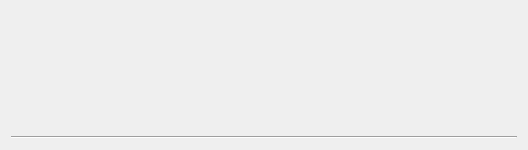
<?xml version="1.0" encoding="UTF-8"?>
<ui version="4.0">
 <class>EventWidget</class>
 <widget class="QWidget" name="EventWidget">
  <property name="geometry">
   <rect>
    <x>0</x>
    <y>0</y>
    <width>528</width>
    <height>150</height>
   </rect>
  </property>
  <property name="windowTitle">
   <string>Form</string>
  </property>
  <property name="autoFillBackground">
   <bool>false</bool>
  </property>
  <layout class="QVBoxLayout" name="verticalLayout">
   <property name="spacing">
    <number>1</number>
   </property>
   <item>
    <widget class="QLabel" name="hours_lbl">
     <property name="styleSheet">
      <string notr="true">border-color: rgb(0, 0, 0);</string>
     </property>
     <property name="frameShape">
      <enum>QFrame::NoFrame</enum>
     </property>
     <property name="lineWidth">
      <number>2</number>
     </property>
     <property name="text">
      <string/>
     </property>
    </widget>
   </item>
   <item>
    <widget class="QLabel" name="title_lbl">
     <property name="frameShape">
      <enum>QFrame::NoFrame</enum>
     </property>
     <property name="text">
      <string/>
     </property>
     <property name="wordWrap">
      <bool>true</bool>
     </property>
    </widget>
   </item>
   <item>
    <widget class="QLabel" name="room_lbl">
     <property name="frameShape">
      <enum>QFrame::NoFrame</enum>
     </property>
     <property name="text">
      <string/>
     </property>
    </widget>
   </item>
   <item>
    <widget class="Line" name="line">
     <property name="orientation">
      <enum>Qt::Horizontal</enum>
     </property>
    </widget>
   </item>
  </layout>
 </widget>
 <resources/>
 <connections/>
</ui>
